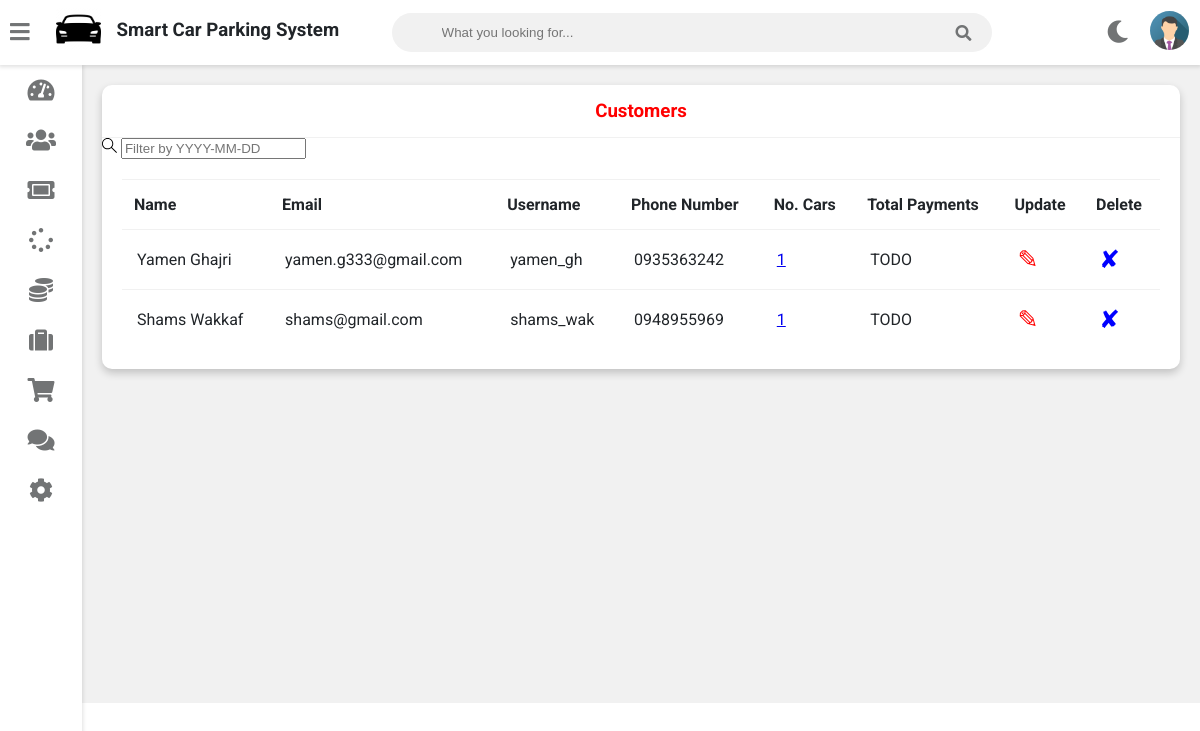
The page /users/users-view on the database its author committed.
### core/models.py (models this page shows, shortened)
class User(AbstractUser):
    PERMISSIONS_TYPES = (
        ('Garage Manager', 'Garage Manager'),
        ('Cashier', 'Cashier'),
        ('Customer', 'Customer'),
    )
    permission = models.CharField(max_length=100, choices=PERMISSIONS_TYPES)
    first_name   = models.CharField(max_length=100)
    last_name    = models.CharField(max_length=100)
    email        = models.EmailField(unique=True, null=True)
    phone_number = models.CharField(max_length=100)
    avatar       = models.ImageField(null=True, blank=True)

### user/views.py (the view)
# urls.py: path('users-view', views.users_view, name='users-view'),
def users_view(request):
    q = request.GET.get('q') if request.GET.get('q') != None else ''
    customers = models.User.objects.filter(
        Q(first_name__icontains=q) |
        Q(last_name__icontains=q)  |
        Q(email__icontains=q)
    )
    customerCarsCount = []
    for customer in customers:
        customerCarsCount.append(models.Car.objects.filter(
            owner_id = customer.id
        ).count())
    customerInfo = zip(customers, customerCarsCount)
    return render(request, 'admin_view_customer.html', {'customerInfo': customerInfo})

### user/templates/admin_view_customer.html (shortened to what this page needs)
{% extends 'vehicle/adminbase.html' %} {% block content %} {% load static %}
<div class="wrapper">
  <div class="row">
    <div class="col-12 col-m-12 col-sm-12">
      <div class="card">
        <div class="card-header">
          <h3 style="color: red; text-align: center">Customers</h3>
        </div>
        <form
          action="{% url 'users-view' %}"
          method="GET"
          class="header__search"
        >
          <label>
            <input name="q" placeholder="Filter by YYYY-MM-DD" />
          </label>
        </form>
        <div class="card-content">
          <table>
            <thead>
              <tr>
                <th>Name</th>
                <th>Email</th>
                <th>Username</th>
                <th>Phone Number</th>
                <th>No. Cars</th>
                <th>Total Payments</th>
                <th>Update</th>
                <th>Delete</th>
              </tr>
            </thead>
            <tbody>
              {% for customer, car in customerInfo %}
              <tr>
                <td>{{customer.first_name}} {{customer.last_name}}</td>
                <td>{{customer.email}}</td>
                <td>{{customer.username}}</td>
                <td>{{customer.phone_number}}</td>
                <td>
                  <a href="{% url 'cars:customer-cars' customer.id %}"
                    >{{ car }}</a
                  >
                </td>
                <td>TODO</td>
                <td>
                  <a
                    style="color: red; text-decoration: none; font-size: 25px"
                    href="{% url 'update-user' customer.id  %}"
                    >&#9998;</a
                  >
                </td>
                <td>
                  <a
                    style="color: blue; text-decoration: none; font-size: 25px"
                    href="{% url 'delete-user' customer.id  %}"
                    >&#10008;</a
                  >
                </td>
              </tr>
              {% endfor %}
            </tbody>
          </table>
        </div>
      </div>
    </div>
  </div>
  <br /><br /><br /><br /><br /><br /><br /><br /><br /><br /><br /><br /><br /><br /><br /><br />
</div>
{% endblock content %}

### static/style.css (style rules this page uses)
:root { --primary-color: #4834d4; --success-color: #6ab04c; --warning-color: #f0932b; --danger-color: #eb4d4b; --light-color: #212529; --light-second-color: #727475; --light-background: #ffffff; --light-second-background: #f1f1f1; --dark-color: #909090; --dark-second-color: #f5f6fa; --dark-background: #23242D; --dark-second-background: #181818; }
.light { --main-bg-color: var(--light-background); --second-bg-color: var(--light-second-background); --main-color: var(--light-color); --second-color: var(--light-second-color); }
* { box-sizing: border-box; }
body { font-family: 'Roboto', sans-serif; background: var(--main-bg-color); color: var(--main-color); margin: 0; }
.wrapper { padding: 10px; margin-left: 82px; padding-top: 75px; background: var(--second-bg-color); transition: margin-left .5s; }
.row { display: flex; flex-wrap: wrap; flex-direction: row; }
.row:after, .row:before { box-sizing: border-box; }
[class*="col-"] { padding: 10px; }
@media only screen and (min-width: 600px) { .col-sm-12 { width: 100%; } }
@media only screen and (min-width: 768px) { .col-m-12 { width: 100%; } }
@media only screen and (min-width: 992px) { .col-12 { width: 100%; } }
.card { background: var(--main-bg-color); color: var(--main-color); border-radius: 10px; margin-bottom: 10px; box-shadow: 0 4px 8px 0 rgba(0,0,0,0.2); }
.card-header { padding: 15px 30px; border-bottom: 1px solid var(--second-bg-color); position: relative; }
.card-header h3 { margin: 0; }
.card-content { padding: 20px; overflow-x: auto; }
table { border-collapse: collapse; width: 100%; }
table td { border-top: 1px solid var(--second-bg-color); padding: 15px; }
table th { border-top: 1px solid var(--second-bg-color); border-bottom: 1px solid var(--second-bg-color); padding: 15px 12px; text-align: left; }

### rows shown on the page
User: first_name "Yamen", last_name "Ghajri", email "yamen.g333@gmail.com", username "yamen_gh", phone_number "0935363242", car "1"
User: first_name "Shams", last_name "Wakkaf", email "shams@gmail.com", username "shams_wak", phone_number "0948955969", is_active "1"
